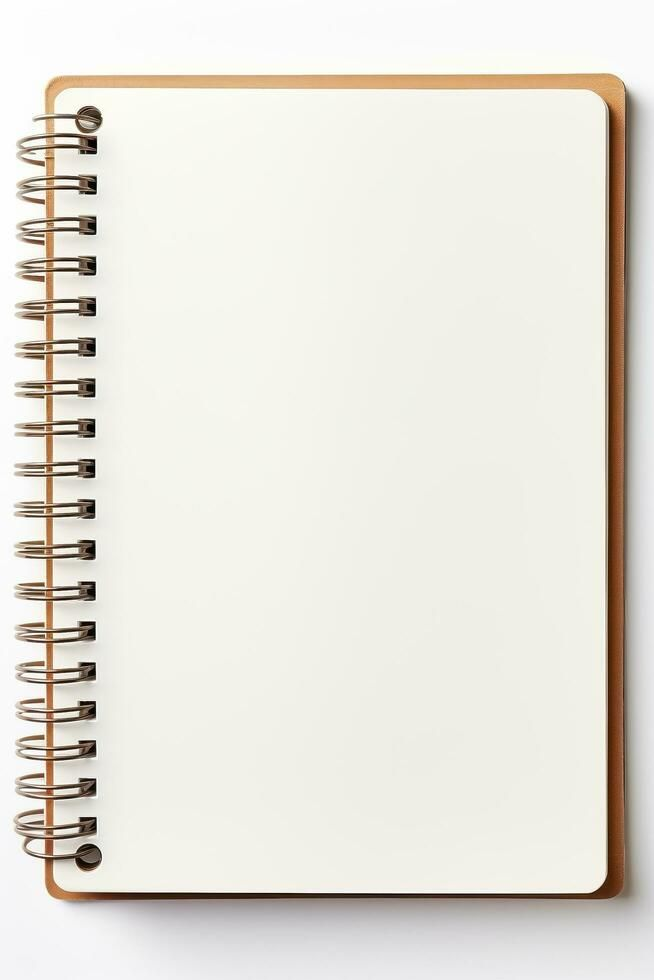
#> input picture imge refrences/Download Blank open notebook with ring binder isolated on white ideal for business school art or craft scenes for free.jpg, 654 x 980 px
$ python preprocess_assets.py
#> lines starting #> are read from the running program, lines starting #| are printed output that depends on the picture; after the words box and inside, x2 and y2 are one past the last pixel; in counts of white or black regions, pixels touching at a corner belong together
"""Preprocess the supplied notebook photo into same-scale book layers."""

from pathlib import Path

from PIL import Image, ImageEnhance, ImageOps


ROOT = Path(__file__).parent
ASSETS = ROOT / "assets"
REFERENCE = ROOT / "imge refrences" / "Download Blank open notebook with ring binder isolated on white ideal for business school art or craft scenes for free.jpg"


def transparent_background(image: Image.Image) -> Image.Image:
    image = image.convert("RGBA")
    alpha = Image.new("L", image.size)
    source = image.convert("RGB").load()
    target = alpha.load()
    for y in range(image.height):
        for x in range(image.width):
            red, green, blue = source[x, y]
            brightness = max(red, green, blue)
            saturation = brightness - min(red, green, blue)
            target[x, y] = 0 if brightness > 247 and saturation < 18 else 255
    image.putalpha(alpha)
    return image


def metal_mask(strip: Image.Image) -> Image.Image:
    rgb = strip.convert("RGB")
    alpha = Image.new("L", rgb.size)
    pixels = rgb.load()
    output = alpha.load()
    for y in range(rgb.height):
        for x in range(rgb.width):
            red, green, blue = pixels[x, y]
            brightness = max(red, green, blue)
            saturation = brightness - min(red, green, blue)
            if saturation > 58 or brightness > 250:
                output[x, y] = 0
            else:
                output[x, y] = max(0, min(255, int((248 - brightness) * 3.2)))
    return alpha


def main() -> None:
    ASSETS.mkdir(exist_ok=True)
    if not REFERENCE.exists():
        raise FileNotFoundError(f"Missing source image: {REFERENCE}")

    with Image.open(REFERENCE) as opened:
#> opened is the input picture: PIL image 654x980 RGB; mean R, G, B 229.9, 227, 218.8
        original = ImageOps.exif_transpose(opened).convert("RGB")
    original.save(ASSETS / "notebook.jpg", quality=95, optimize=True)
    rotated = original.rotate(-90, expand=True)
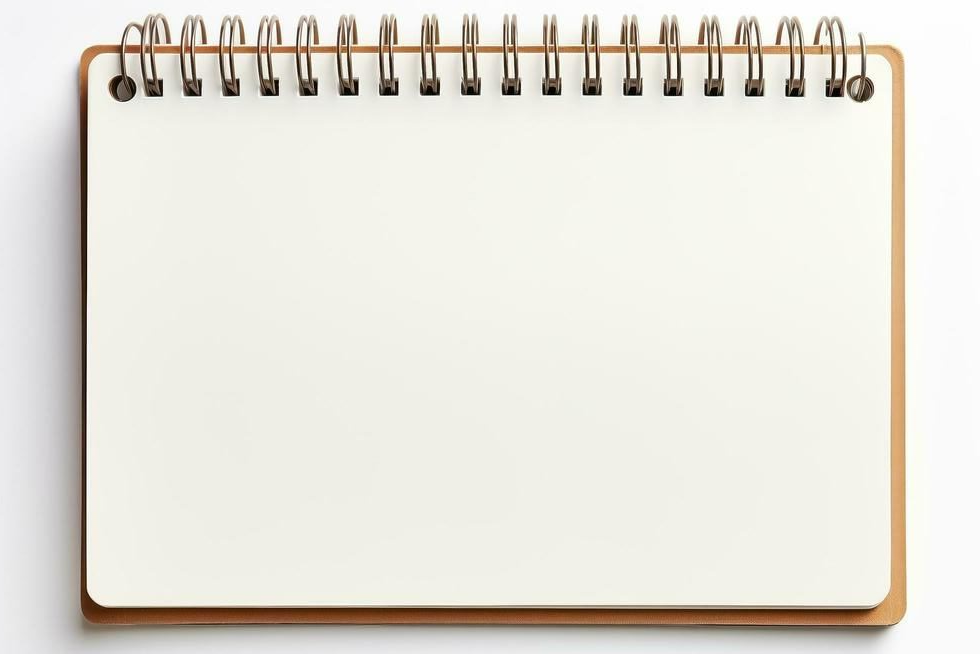
#> rotated: PIL image 980x654 RGB; mean R, G, B 229.9, 227, 218.8
    width, height = rotated.size
#> width = 980; height = 654

    # These proportions match the supplied photo after its clockwise rotation.
    cover_box = (round(width * .056), round(height * .043), round(width * .944), round(height * .977))
#> cover_box = (55, 28, 925, 639)
    paper_box = (round(width * .102), round(height * .23), round(width * .908), round(height * .90))
#> paper_box = (100, 150, 890, 589)
    spiral_box = (round(width * .056), 0, round(width * .944), round(height * .20))
#> spiral_box = (55, 0, 925, 131)
    output_size = (cover_box[2] - cover_box[0], cover_box[3] - cover_box[1])
#> output_size = (870, 611)

    cover = rotated.crop(cover_box).resize(output_size, Image.Resampling.LANCZOS)
    cover = transparent_background(cover)
#> in transparent_background, `alpha = Image.new("L", image.size)`: alpha: PIL image 870x611 L; every value is 0
#> in transparent_background, `image.putalpha(alpha)`:
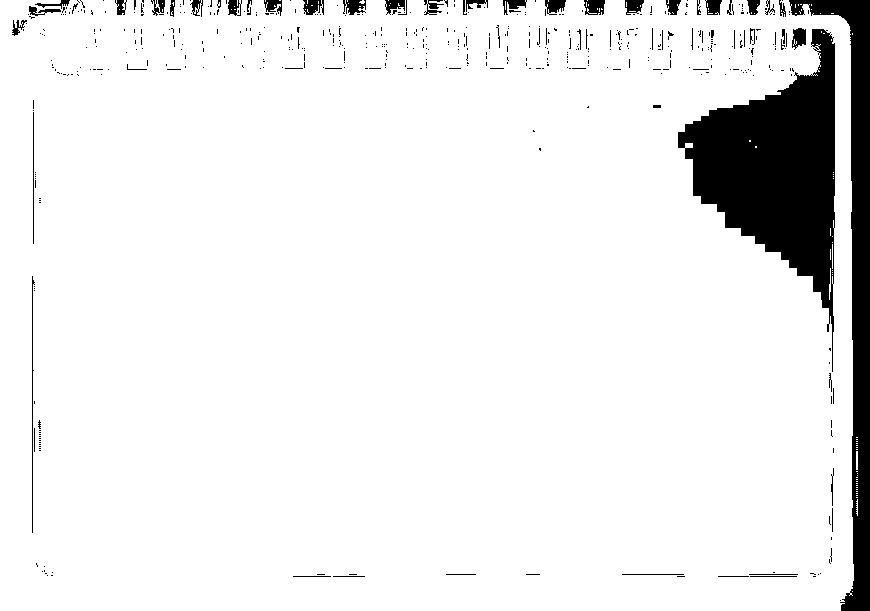
#> alpha: PIL image 870x611 L; 92.2% white; 520 black regions (462 under 20 px), largest, box (x1, y1, x2, y2) and area: (678, 29, 835, 372) 22761, (789, 0, 870, 611) 11942, (32, 276, 35, 533) 264
    cover.save(ASSETS / "cover.png", optimize=True)

    paper = rotated.crop(paper_box).resize(output_size, Image.Resampling.LANCZOS)
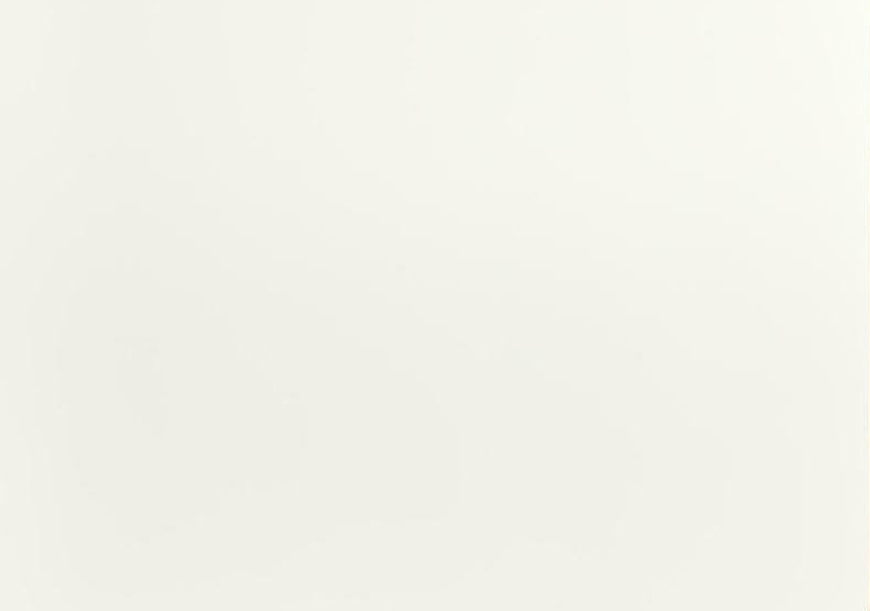
#> paper: PIL image 870x611 RGB; mean R, G, B 242, 242, 234
    paper.save(ASSETS / "paper.jpg", quality=95, optimize=True)

    back = ImageEnhance.Brightness(paper).enhance(.87).convert("RGBA")
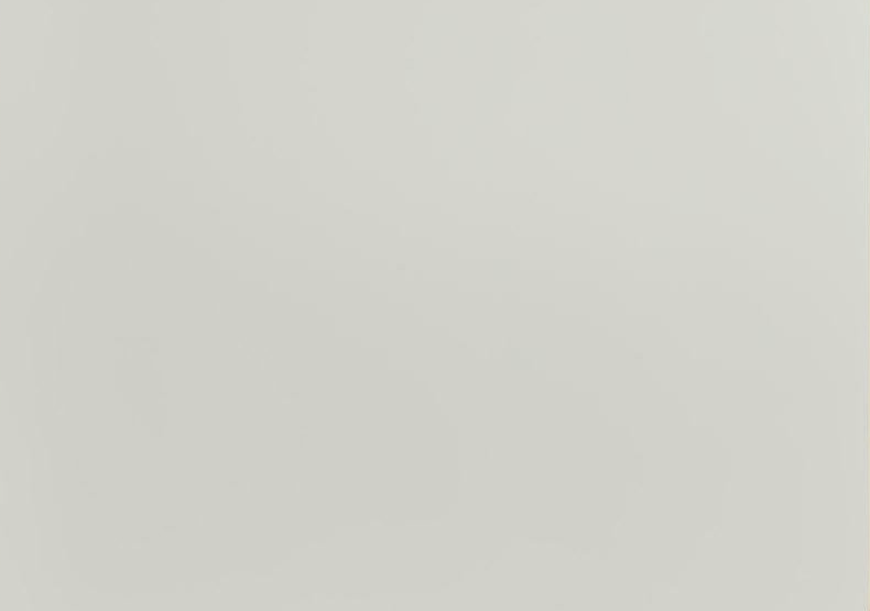
#> back: PIL image 870x611 RGBA; mean R, G, B, A 210, 210, 203, 255
    gradient = Image.new("RGBA", output_size)
#> gradient: PIL image 870x611 RGBA; every value is 0
    gradient_pixels = gradient.load()
    for y in range(output_size[1]):
        darkness = int(24 * y / max(1, output_size[1] - 1))
        for x in range(output_size[0]):
            gradient_pixels[x, y] = (darkness, darkness, darkness, 34)
    Image.alpha_composite(back, gradient).convert("RGB").save(ASSETS / "paper-back.jpg", quality=95, optimize=True)

    strip = rotated.crop(spiral_box).resize((output_size[0], round(output_size[1] * .20)), Image.Resampling.LANCZOS)
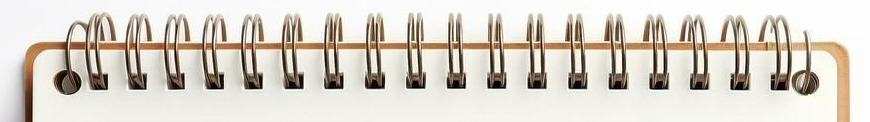
#> strip: PIL image 870x122 RGB; mean R, G, B 215.2, 209, 199
    spiral = strip.convert("RGBA")
    spiral.putalpha(metal_mask(strip))
#> in metal_mask, `alpha = Image.new("L", rgb.size)`: alpha: PIL image 870x122 L; every value is 0
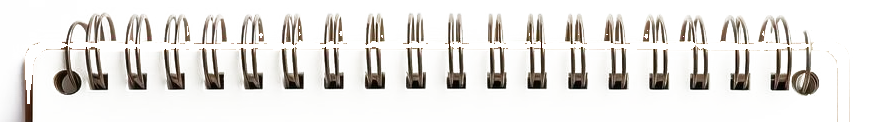
#> spiral: PIL image 870x122 RGBA; mean R, G, B, A 215.2, 209, 199, 60.7; transparent parts drawn white
    canvas = Image.new("RGBA", output_size, (0, 0, 0, 0))
    canvas.alpha_composite(spiral, (0, 0))
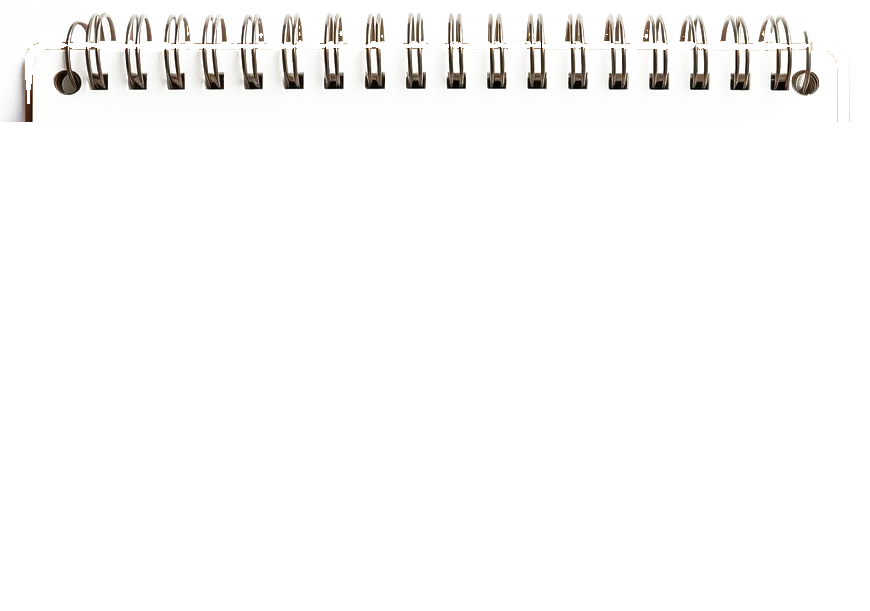
#> canvas: PIL image 870x611 RGBA; mean R, G, B, A 26.8, 26.1, 24.8, 12.1; transparent parts drawn white
    canvas.save(ASSETS / "spiral.png", optimize=True)
    print(f"Generated same-scale layers at {output_size[0]}x{output_size[1]}")
#| Generated same-scale layers at 870x611


if __name__ == "__main__":
    main()
